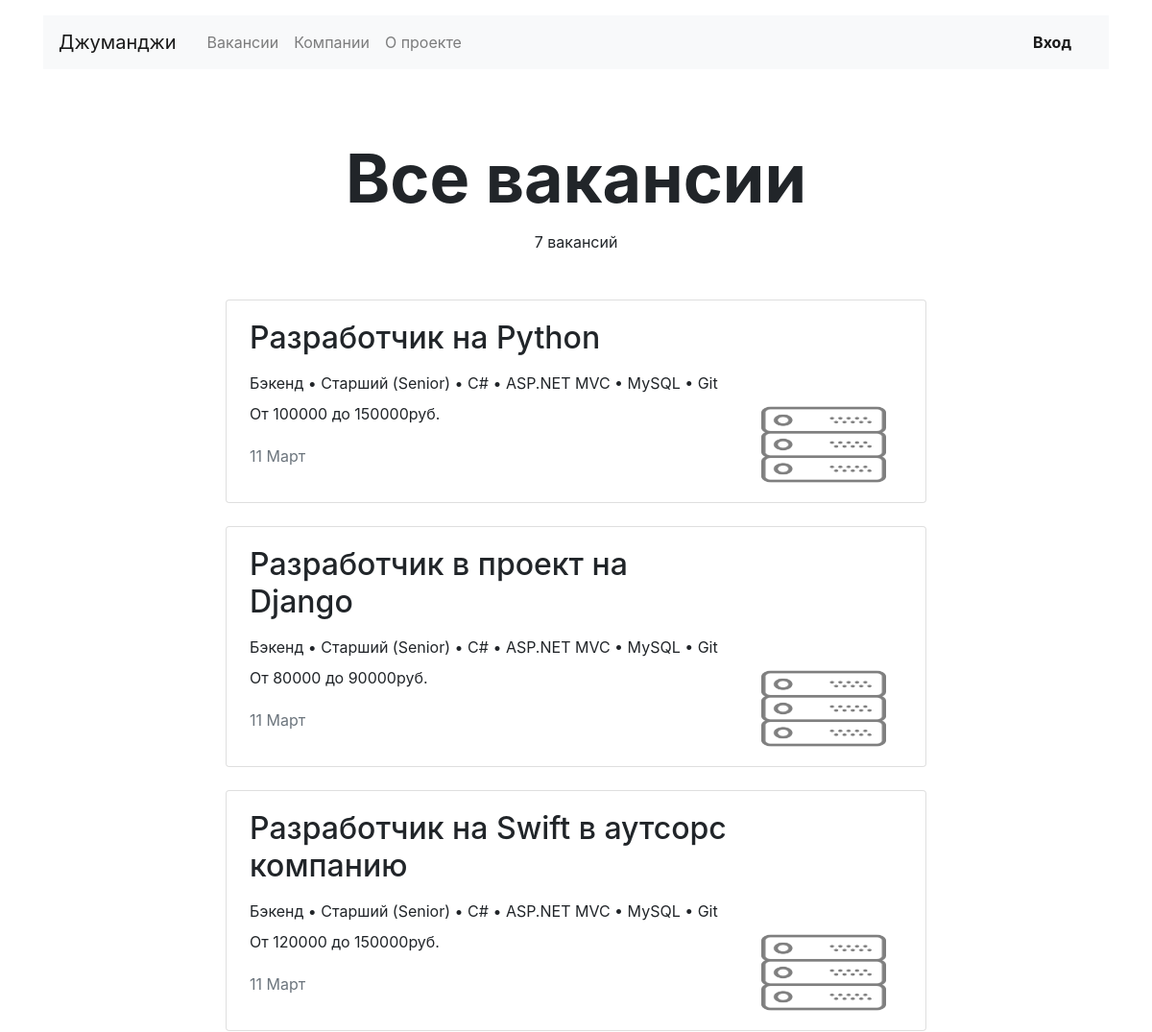
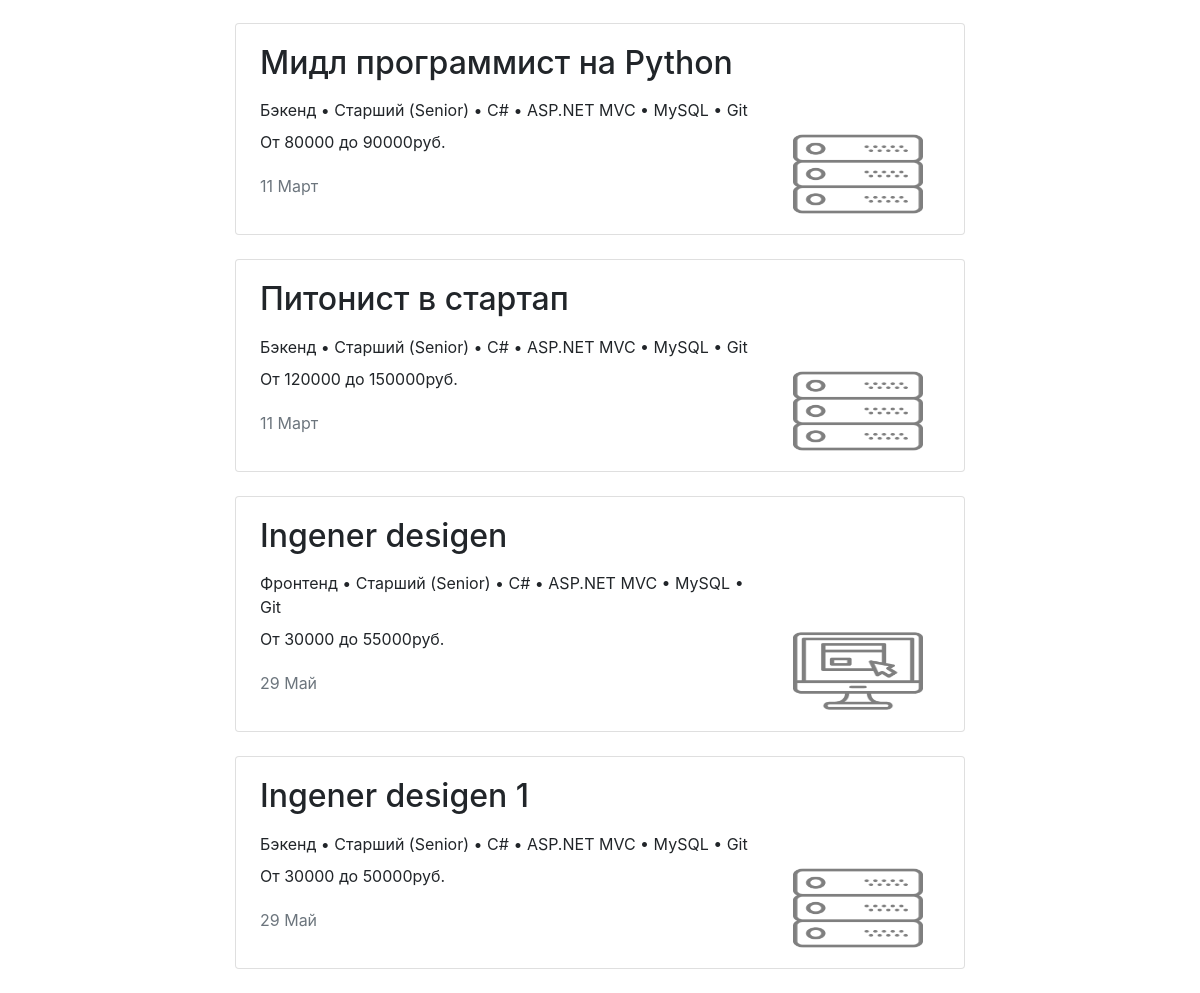
Page /vacancies/ on the committed database (2 pictures, top to bottom).
### vacancies/models.py (models this page shows, shortened)
class Vacancy(models.Model):
    title = models.CharField(max_length=100)    # Название вакансии
    specialty = models.ForeignKey(
        Specialty,
        related_name="vacancies",
        on_delete=models.CASCADE
    )
    salary_min = models.IntegerField()  # Зарплата от
    salary_max = models.IntegerField()  # Зарплата до
    skills = models.CharField(max_length=300,
                              blank=True)  # Навыки
    description = models.TextField(max_length=500,
                                   blank=True)  # Текст
    company = models.ForeignKey(Company,
                                related_name="vacancies",
                                on_delete=models.CASCADE
                                )
    published_at = models.DateField()   # Опубликовано

class Specialty(models.Model):
    code = models.CharField(max_length=20)   # Код
    title = models.CharField(max_length=100)  # Название
    picture = models.ImageField(
        upload_to=MEDIA_SPECIALITY_IMAGE_DIR
    )  # Картинка

### vacancies/views.py (the view)
# urls.py: path('vacancies/', VacanciesView.as_view()),
class VacanciesView(View):
    def get(self, request):
        vacancies = Vacancy.objects.all()
        number_of_vacancies = len(vacancies)
        return render(request, 'vacancies.html', context={
            'vacancies': vacancies,
            'number_of_vacancies': number_of_vacancies,
        }
                      )

### vacancies/templates/vacancies.html
{% extends 'base.html' %}
{% block container %}
  <main class="container mt-3">
    <section>
      <h1 class="h1 text-center mx-auto mt-4 pt-5" style="font-size: 70px;"><strong>Все вакансии</strong></h1>
      <p class="text-center pt-1">{{ number_of_vacancies }} вакансий</p>
      <div class="row mt-5">
        <div class="col-12 col-lg-8 offset-lg-2 m-auto">
          {% for vacancy in vacancies %}
          <div class="card mb-4">
            <div class="card-body px-4">
              <div class="row">
                <div class="col-12 col-md-8 col-lg-9">
                  <h2 class="h2 pb-2">{{ vacancy.title }}</h2>
                  <p class="mb-2">{{ vacancy.specialty.title }} • Старший (Senior) • C# • ASP.NET MVC • MySQL • Git</p>
                  <p>От {{ vacancy.salary_min }} до {{ vacancy.salary_max }}руб.</p>
                  <p class="text-muted pt-1">{{ vacancy.published_at|date:"d F" }}</p>
                </div>
                <div class="col-12 col-md-4 col-lg-3 d-flex align-items-end">
                  <a href="{{ vacancy.id }}"><img src="{{ vacancy.specialty.picture.url }}" width="130" height="80" alt=""></a>
                </div>
              </div>
            </div>
          </div>
          {% endfor %}
        </div>
      </div>
    </section>
  </main>
{% endblock %}

### rows in the picture
Vacancy: title "Разработчик на Python", specialty "Бэкенд", salary_min "100000", salary_max "150000", published_at "11 Март", specialty.picture (picture)
Vacancy: title "Разработчик в проект на Django", specialty "Бэкенд", salary_min "80000", salary_max "90000", published_at "11 Март", specialty.picture (picture)
Vacancy: title "Разработчик на Swift в аутсорс компанию", specialty "Бэкенд", salary_min "120000", salary_max "150000", published_at "11 Март", specialty.picture (picture)
Vacancy: title "Мидл программист на Python", specialty "Бэкенд", salary_min "80000", salary_max "90000", published_at "11 Март", specialty.picture (picture)
Vacancy: title "Питонист в стартап", specialty "Бэкенд", salary_min "120000", salary_max "150000", published_at "11 Март", specialty.picture (picture)
Vacancy: title "Ingener desigen", specialty "Фронтенд", salary_min "30000", salary_max "55000", published_at "29 Май", specialty.picture (picture)
Vacancy: title "Ingener desigen 1", specialty "Бэкенд", salary_min "30000", salary_max "50000", published_at "29 Май", specialty.picture (picture)

### other values in the picture
{{ number_of_vacancies }} "7"
